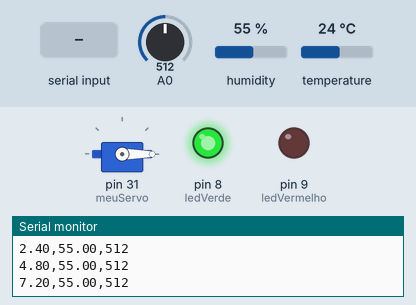
Simulated run of this sketch. Board: Arduino Mega 2560, built with avr-gcc and run on an emulated ATmega2560. Shown: servo, output pins drawn as LEDs (lit = HIGH), the last lines printed to the serial monitor. The inputs (shaded band) are chosen by the test bench; at power-on: A0 = 512, humidity 55 %, temperature 24 °C.

Above: at 1.2 s.
1.3 s: "Q" received over Serial
At 2.1 s:
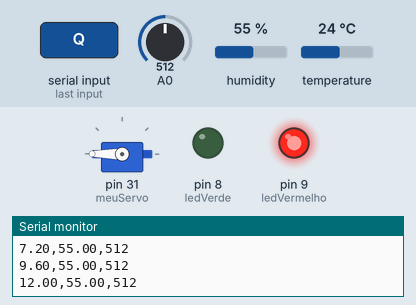
3.0 s: "F" received over Serial
At 4.3 s:
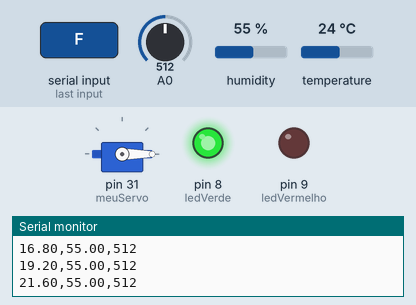
Timing chart, 0 to 6.0 s (numbered marks = the images above; inputs shaded):
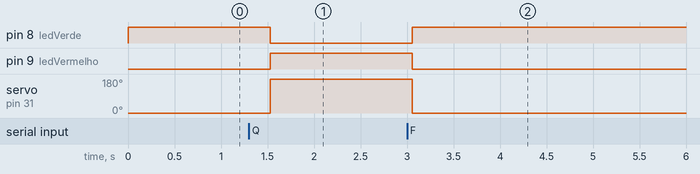

The sketch:

temp_humi.ino
```cpp
#include <DHT.h> /* Importa biblioteca para manipulação do módulo temperatura e humidade*/
#include <Servo.h> /* Importa biblioteca para manipulação do módulo do Servo Motor SG90*/

#define DHTPIN 2 /* Define a porta do módulo*/
#define DHTTYPE DHT11 /* Define o modelo do módulo*/
DHT dht(DHTPIN, DHTTYPE); /* Cria variável para receber dados do modulo*/

Servo meuServo; /* Cria variavel para Servo Motor*/
const int ledVerde = 8; /* Define porta para Led Verde*/
const int ledVermelho = 9; /* Define porta para Led Vermelho*/

const int numLeituras = 10; /* Define o numero de leituras para media movel*/
float leiturasTemp[numLeituras]; /* Cria a lista da media*/
int indice = 0;

void setup(){
  Serial.begin(9600); /* Define a taxa de tranferencia*/
  dht.begin(); /* Inicializa o módulo para leitura de temperatura e humidade*/
  meuServo.attach(31); /* Define porta para o Servo Motor*/
  pinMode(ledVerde, OUTPUT); /* Define padrão de  leds*/
  pinMode(ledVermelho, OUTPUT);

  meuServo.write(0); /* Define o angulo inicializado do servo*/
  digitalWrite(ledVerde, HIGH); /* Define o inicio dos leds (Ligado | Desligado)*/
  digitalWrite(ledVermelho, LOW);

  for(int i = 0; i < numLeituras; i++){
    leiturasTemp[i] = 0; /* Preenche o array com 0 para que o calculo nao inicie calculo com numeros lixos da memoria do arduino*/
  }

}

void loop(){

  // 1. Leitura do Sensor
  float temp_imediata = dht.readTemperature(); /* Cria a variável para receber dados de temperatura*/
  // 2. Lógica da Média Móvel
  if(!isnan(temp_imediata)){ /* Cria condicional que se receber dados de temperatura entra na condição*/
    leiturasTemp[indice] = temp_imediata; /*indice da lista recebe dados de temperatura*/
    indice = (indice + 1) % numLeituras; /* indice incrementa de 0 a 9(volta para 0 após o 9)*/

  }
  // 3. Cálculo da Média
  float somaTemp = 0; /* variavel da soma das temperaturas*/
  for(int i = 0; i < numLeituras; i++){ /*loop para preencher lista de leituras de temperatura*/
    somaTemp += leiturasTemp[i]; /* Soma valores das leituras de temperatura*/
  }

  float tempMedia = somaTemp / numLeituras;
  float humi = dht.readHumidity(); /* variavel que recebe dados de humidade*/
  int luz = analogRead(A0); /* variavel que recebe dados de intensidade da luz em porta analogica*/
  // 4. Envio de Dados (Protocolo CSV para o Python)
  if (!isnan(humi) && !isnan(temp_imediata)){ /* Condição para se receber dados de temperatura AND humidade, entra na condição*/
    Serial.print(tempMedia); /* Envia os dados via Serial separando por virgulas*/
    Serial.print(",");
    Serial.print(humi);
    Serial.print(",");
    Serial.println(luz);
  }
  // 5. Recebimento de Comandos do Software (Python)
  if(Serial.available() > 0){ /* Condição para saber se está recebendo dados via Serial do software*/
    char comando = Serial.read(); /* variavel para receber instruções*/

    if(comando == 'Q'){ /* Se software enviar Q via serial*/
      digitalWrite(ledVerde, LOW); /* Luz verde DESLIGADA*/
      digitalWrite(ledVermelho, HIGH); /* Luz vermelha LIGADA*/
      meuServo.write(180); /* Move o servo para posição de exaustão máxima */


    }
    else if(comando == 'F'){ /* Se software enviar F via Serial*/
      digitalWrite(ledVerde, HIGH); /* LED verde LIGADO*/
      digitalWrite(ledVermelho, LOW); /* LED Vermelho DESLIGADO*/
      meuServo.write(0); /* Retorna o servo para posição Inicial*/

    }

  }

  delay(500); /* Intervalo entre as leituras*/
}
```

Measured:
- after the input at 1.3 s, pin 8 (ledVerde): HIGH → LOW after 0.23 s; pin 9 (ledVermelho): LOW → HIGH after 0.23 s; servo on pin 31 (meuServo): 0° → 180° after 0.23 s
- after the input at 3.0 s, pin 8 (ledVerde): LOW → HIGH after 0.06 s; pin 9 (ledVermelho): HIGH → LOW after 0.06 s; servo on pin 31 (meuServo): 180° → 0° after 0.06 s
